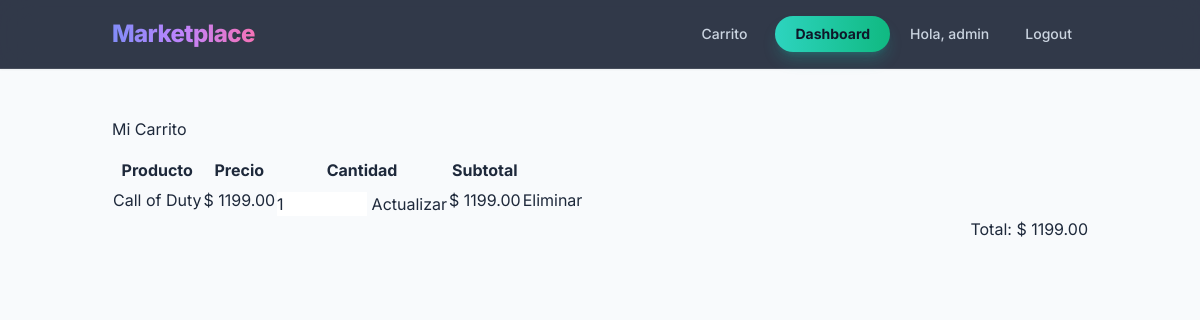
Before: /cart/ (signed in) with the older database file.
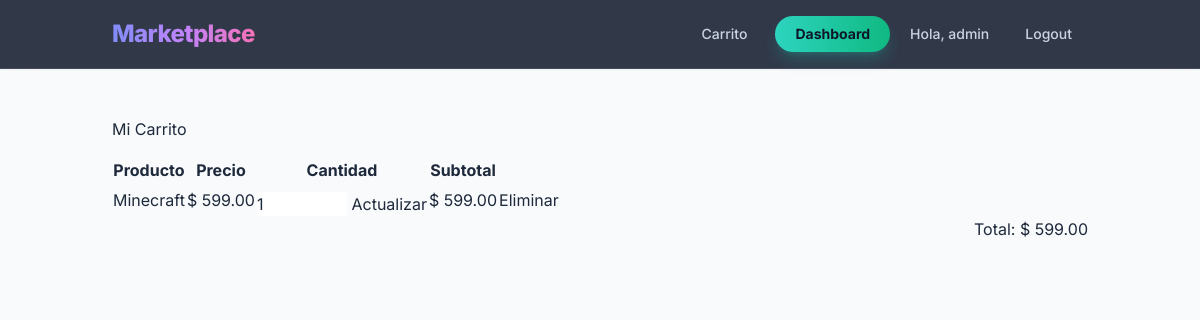
After: the same page with the newer database file.
### store/models.py (models this page shows, shortened)
class User(AbstractUser):
    id = models.UUIDField(primary_key=True, default=uuid.uuid4, editable=False)
    is_seller = models.BooleanField(default=False)

class CartItem(models.Model):
    id = models.UUIDField(primary_key=True, default=uuid.uuid4, editable=False)
    cart = models.ForeignKey(Cart, on_delete=models.CASCADE)
    product = models.ForeignKey(Product, on_delete=models.CASCADE)
    quantity = models.PositiveIntegerField(default=1)
    class Meta:
        unique_together = ('cart', 'product')
    @property
    def subtotal(self):
        return self.product.price * self.quantity

class Product(models.Model):
    id = models.UUIDField(primary_key=True, default=uuid.uuid4, editable=False)
    name = models.CharField(max_length=150)
    description = models.TextField()
    price = models.DecimalField(max_digits=10, decimal_places=2)
    stock = models.PositiveIntegerField(default=0)
    owner = models.ForeignKey(
        User,
        on_delete=models.CASCADE,
        related_name='products'
    )  # 1:N
    categories = models.ManyToManyField(
        Category,
        related_name='products'
    )  # N:M
    created_at = models.DateTimeField(auto_now_add=True)

class Cart(models.Model):
    id = models.UUIDField(primary_key=True, default=uuid.uuid4, editable=False)
    user = models.ForeignKey(
        User,
        on_delete=models.CASCADE,
        related_name='carts'
    )  # 1:N
    products = models.ManyToManyField(
        Product,
        through='CartItem',
        related_name='carts'
    )
    created_at = models.DateTimeField(auto_now_add=True)
    @property
    def total(self):
        return sum(item.subtotal for item in self.cartitem_set.all())

### store/views.py (the view)
# urls.py: path('cart/', views.cart_detail, name='cart_detail'),
@login_required
def cart_detail(request):
    cart, created = Cart.objects.get_or_create(
        user=request.user
    )
    return render(request, 'store/cart_detail.html', {
        'cart': cart
    })

### store/templates/store/cart_detail.html (shortened to what this page needs)
{% extends 'store/base.html' %}
{% block content %}
<h2 class="mb-4">Mi Carrito</h2>
{% if cart.cartitem_set.all %}
<table class="table table-bordered align-middle">
    <thead>
        <tr>
            <th>Producto</th>
            <th>Precio</th>
            <th>Cantidad</th>
            <th>Subtotal</th>
            <th></th>
        </tr>
    </thead>
    <tbody>
    {% for item in cart.cartitem_set.all %}
        <tr>
            <td>{{ item.product.name }}</td>
            <td>$ {{ item.product.price }}</td>
            <td>
                <form method="POST"
                      action="{% url 'update_cart_item' item.id %}">
                    <input type="number"
                           name="quantity"
                           value="{{ item.quantity }}"
                           min="1"
                           class="form-control"
                           style="width:90px;">
                    <button class="btn btn-sm btn-primary mt-2">
                        Actualizar
                    </button>
                </form>
            </td>
            <td>
                $ {{ item.subtotal }}
            </td>
            <td>
                <a href="{% url 'remove_from_cart' item.id %}"
                   class="btn btn-danger btn-sm">
                    Eliminar
                </a>
            </td>
        </tr>
    {% endfor %}
    </tbody>
</table>
<div class="text-end">
    <h3>Total: $ {{ cart.total }}</h3>
</div>
{% else %}
<div class="alert alert-info">
    Tu carrito está vacío
</div>
{% endif %}
{% endblock %}

### store/templates/store/base.html (shortened to what this page needs)
<!DOCTYPE html>
<html lang="es">
<head>
    <script src="https://cdn.tailwindcss.com"></script>
</head>
<body class="bg-slate-50 antialiased text-slate-800">
<nav class="sticky top-0 z-50 bg-slate-900/85 backdrop-blur-lg border-b border-white/10 shadow-sm">
  <div class="container mx-auto px-6 py-4 flex justify-between items-center">
    <a class="text-2xl font-extrabold text-transparent bg-clip-text bg-gradient-to-r from-indigo-400 via-purple-400 to-pink-400 tracking-tight hover:opacity-80 transition-opacity" href="/">
    </a>
    <div class="flex items-center space-x-1 md:space-x-3">
      <a href="{% url 'cart_detail' %}"
         class="text-slate-300 hover:text-white px-4 py-2 rounded-full text-sm font-medium transition-all duration-300 hover:bg-white/10">
           Carrito
      </a>
      {% if user.is_authenticated and user.is_seller %}
        <a href="{% url 'dashboard' %}"
           class="bg-gradient-to-r from-teal-400 to-emerald-500 hover:from-teal-500 hover:to-emerald-600 text-slate-900 px-5 py-2 rounded-full text-sm font-bold shadow-lg shadow-teal-500/25 transition-all duration-300 hover:-translate-y-0.5">
           Dashboard
        </a>
      {% endif %}
      {% if user.is_authenticated %}
        <span class="text-slate-300 text-sm font-medium hidden md:inline-block px-2">Hola, {{ user.username }}</span>
        <a href="{% url 'logout' %}" class="text-slate-300 hover:text-white px-4 py-2 rounded-full text-sm font-medium transition-all duration-300 hover:bg-white/10">
            Logout
        </a>
      {% endif %}
    </div>
  </div>
</nav>
<main class="container mx-auto px-6 py-10 md:py-12">
    {% block content %}{% endblock %}
</main>
</body>
</html>

### store/templates/store/base.html (style rules this page uses)
body { font-family: 'Inter', sans-serif; }

Changed rows visible on the page:
removed CartItem: product.name "Call of Duty", product.price "1199.00", quantity "1", subtotal "1199.00"
added CartItem: product.name "Minecraft", product.price "599.00", quantity "1", subtotal "599.00"
computed for Cart: total "1199.00" → "599.00"
